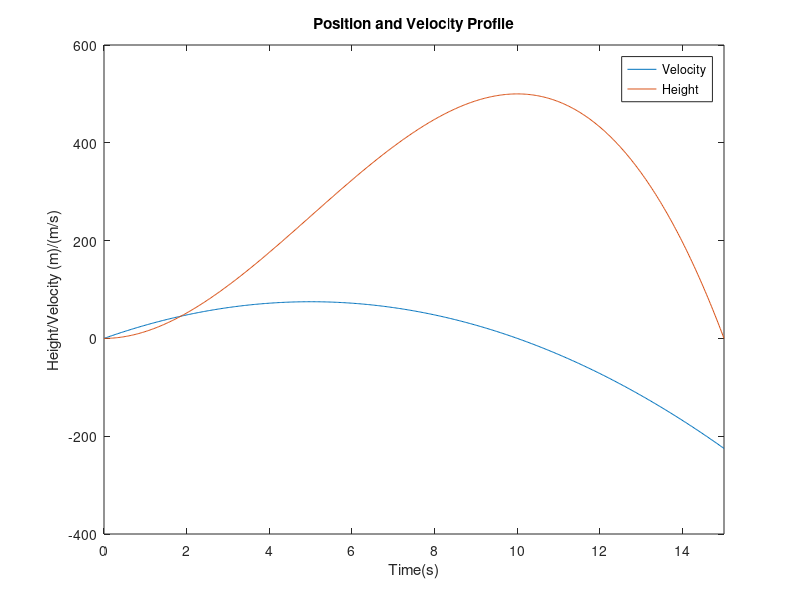

This figure's MATLAB source:
%{
Theodore Lewitt
ITP 168 Spring 2019
Lab 21
lewitt@usc.edu
%}
clear;clc;
%Keep track of length of time
ending=1;
%Keep track on whether a sign changes has occured or not
signchange=false;
%Create initial Vector

time=linspace(0,ending,500);
while ~signchange
    
    %Velocity function given in pdf
    velo=-3.*time.*time +30.*time;
    
    %Area is integral of velocity with respec to time
    area=cumtrapz(time,velo);
    
    
    for index = 2:size(area,2)
        %Check if the area changes sign, but the first point is always zero
        %so ignore that by ignoring the index=2 case
        if ~(index==2) && ~(sign(area(index))==sign(area(index-1)))
            signchange=true;
        end
    end
    
    
    %If no area change is found, try adding another second
    if ~signchange
        ending=ending+1;
        time=linspace(0,ending,500);
    end

   
end
figure()

%Plots Velocity versus Time
plot(time,velo)
xlim([area(1) ending])

ylabel("Height/Velocity (m)/(m/s)")
xlabel("Time(s)")
title("Position and Velocity Profile")
hold on


%Plot Area Versus Time
plot(time,area)
xlim([area(1) ending])
legend("Velocity", "Height")


%Prints to Console
fprintf("The time until the object reaches the ground = %.2f seconds",ending)